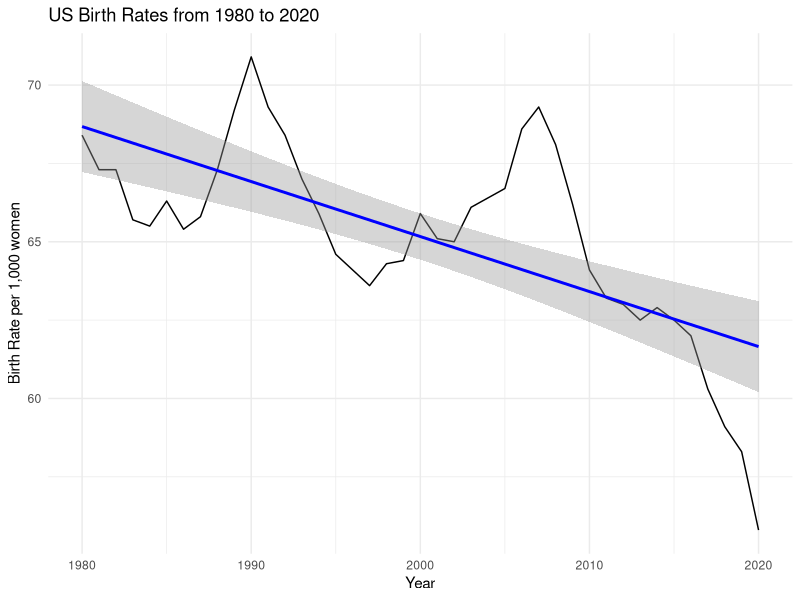
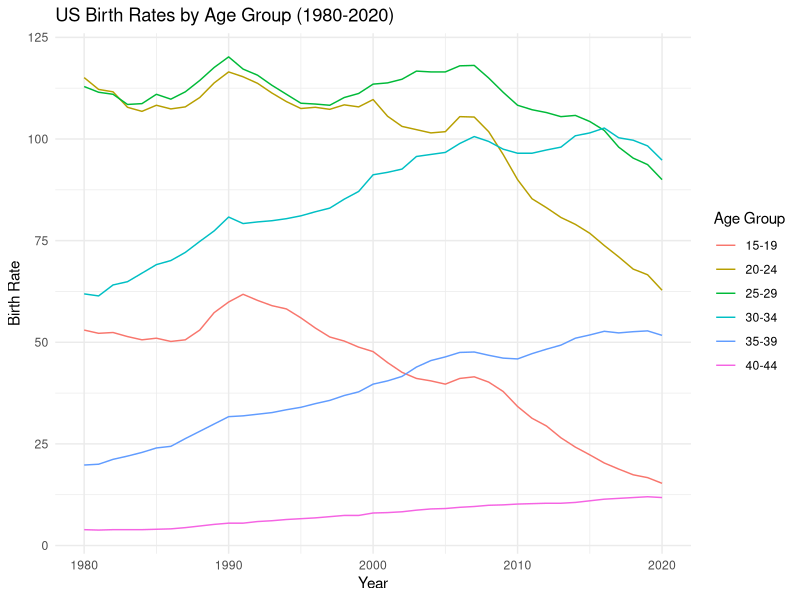
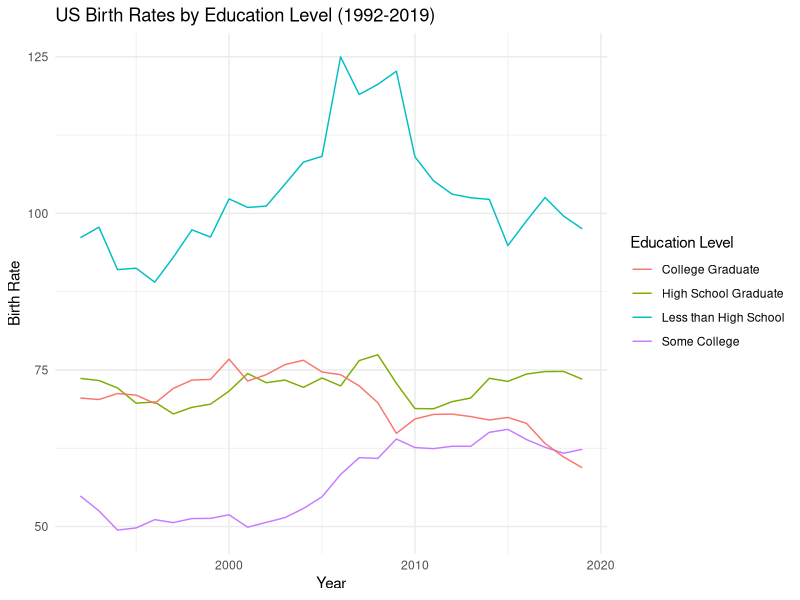
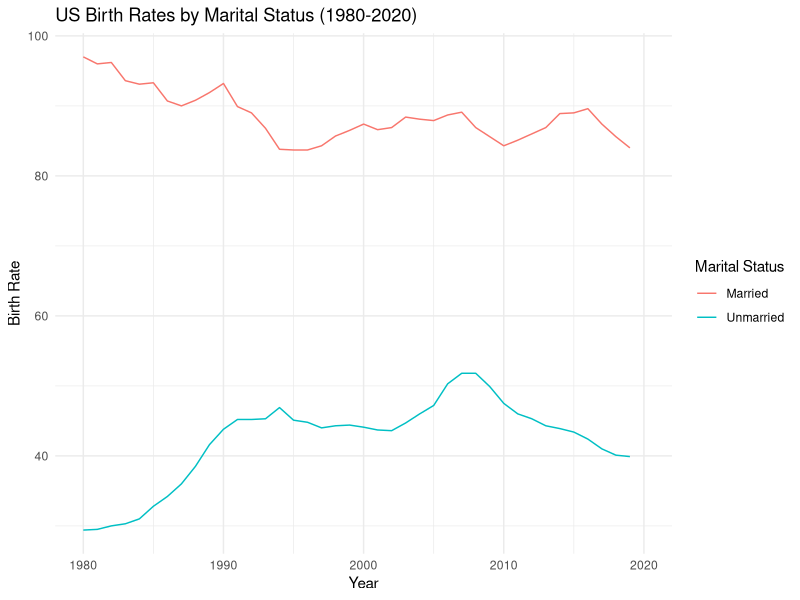
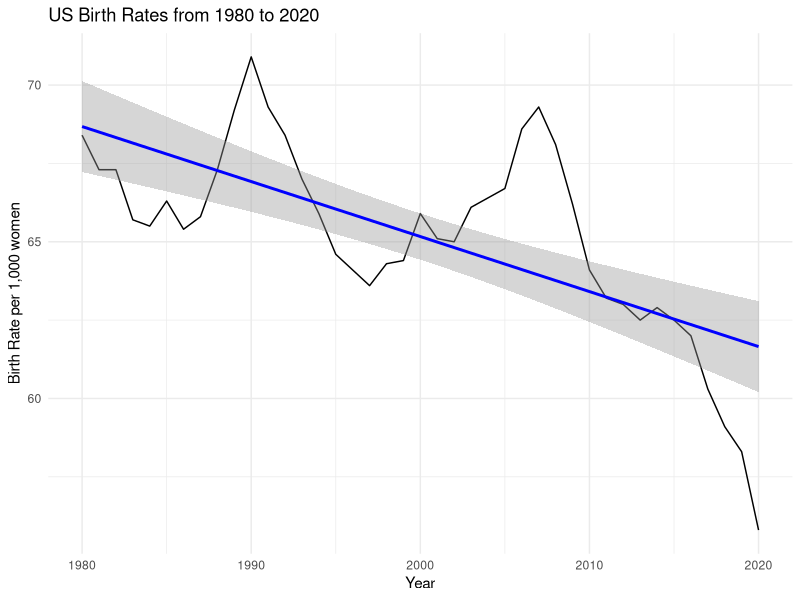
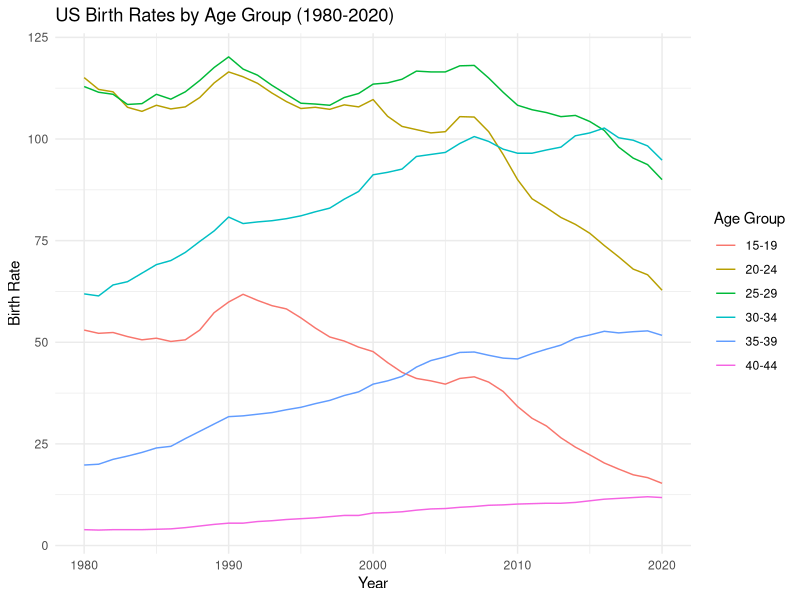
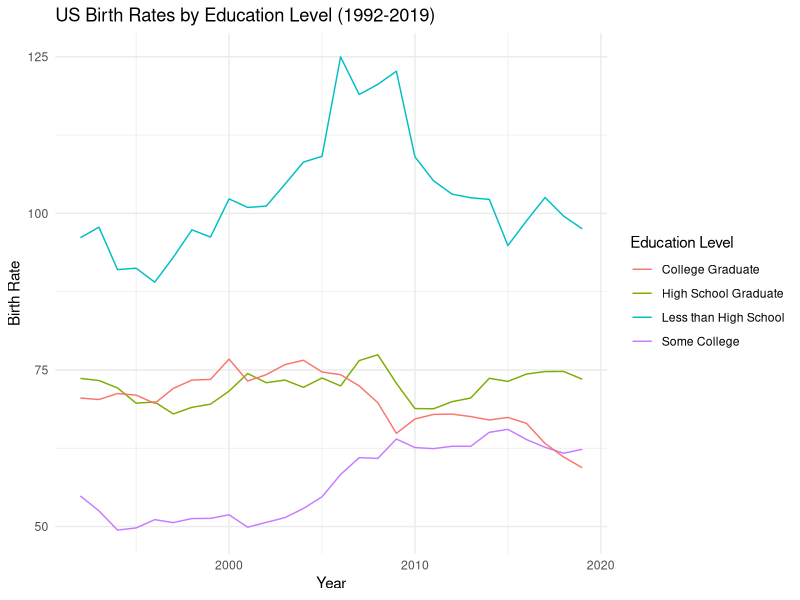
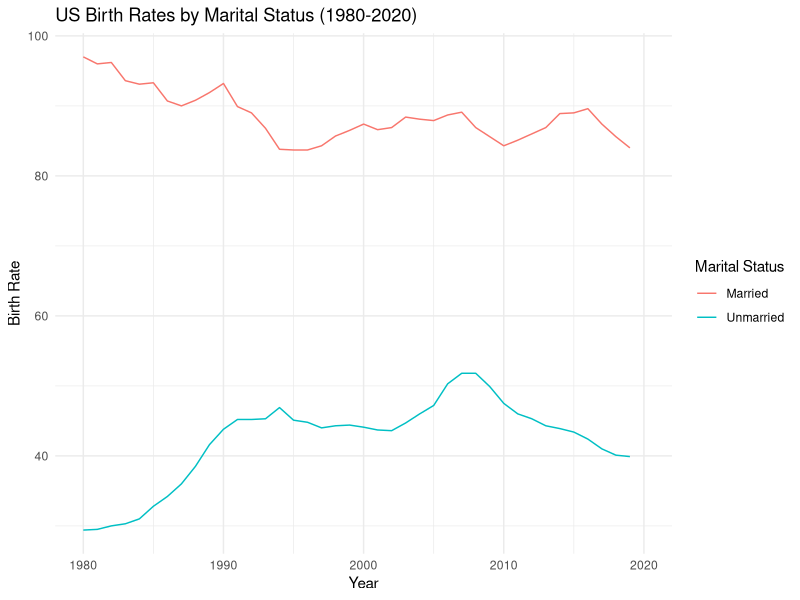

Source code (R) for these figures, in order:
#### Preamble ####
# Purpose: Models... [...UPDATE THIS...]
# Author: Rohan Alexander [...UPDATE THIS...]
# Date: 11 February 2023 [...UPDATE THIS...]
# Contact: rohan.alexander@utoronto.ca [...UPDATE THIS...]
# License: MIT
# Pre-requisites: [...UPDATE THIS...]
# Any other information needed? [...UPDATE THIS...]


#### Workspace setup ####
library(tidyverse)
library(ggplot2)

#### Read data ####

### Figure 1 ####
# Read cleaned data for fig-1
data <- read.csv(here::here("inputs/data/fig_1.csv"))

# Fig-1 line graph and linear regression
ggplot(data, aes(x = year, y = brate_all)) + 
    geom_line() +
    theme_minimal() +
    labs(title = "US Birth Rates from 1980 to 2020",
         x = "Year",
         y = "Birth Rate per 1,000 women") + 
  geom_smooth(method = "lm", aes(group = 1), color = "blue")

# Save graph
ggsave(file.path("outputs/figures", "fig_1.pdf"), width = 10, height = 6)

### Figure 2 ###
# Read cleaned data for figure 2
data <- read.csv(here::here("inputs/data/fig_4.csv"))
# Creates line graph
ggplot() + 
    geom_line(data = data, aes(x = year, y = brate_1519, color = "15-19")) +
    geom_line(data = data, aes(x = year, y = brate_2024, color = "20-24")) +
    geom_line(data = data, aes(x = year, y = brate_2529, color = "25-29")) +
    geom_line(data = data, aes(x = year, y = brate_3034, color = "30-34")) +
    geom_line(data = data, aes(x = year, y = brate_3539, color = "35-39")) +
    geom_line(data = data, aes(x = year, y = brate_4044, color = "40-44")) +
    theme_minimal() +
    labs(title = "US Birth Rates by Age Group (1980-2020)",
         x = "Year",
         y = "Birth Rate",
         color = "Age Group")
# Save graph
ggsave(file.path("outputs/figures", "fig_2.pdf"), width = 10, height = 6)

### figure 3 ###
# Read cleaned data for fig 2
data <- read.csv(here::here("inputs/data/fig_5.csv"))
# Create line graph for birth rates based on education level 
ggplot() + 
    geom_line(data = data, aes(x = year, y = brate_lesshs, color = "Less than High School")) +
    geom_line(data = data, aes(x = year, y = brate_hsgrad, color = "High School Graduate")) +
    geom_line(data = data, aes(x = year, y = brate_somecoll, color = "Some College")) +
    geom_line(data = data, aes(x = year, y = brate_colgrad, color = "College Graduate")) +
    theme_minimal() +
    labs(title = "US Birth Rates by Education Level (1992-2019)",
         x = "Year",
         y = "Birth Rate",
         color = "Education Level")
# Save Graph
ggsave(file.path("outputs/figures", "fig_3.pdf"), width = 10, height = 6)


### Figure 4 ###
# Read cleaned data for figure 4
data <- read.csv(here::here("inputs/data/fig_2e.csv"))
#create line graph from data based on marital status
ggplot(data, aes(x = year)) + 
    geom_line(aes(y = brate_married, color = "Married")) +
    geom_line(aes(y = brate_unmarried, color = "Unmarried")) +
    theme_minimal() +
    labs(title = "US Birth Rates by Marital Status (1980-2020)",
         x = "Year",
         y = "Birth Rate",
         color = "Marital Status")
# Save graph
ggsave(file.path("outputs/figures", "fig_4.pdf"), width = 10, height = 6)

